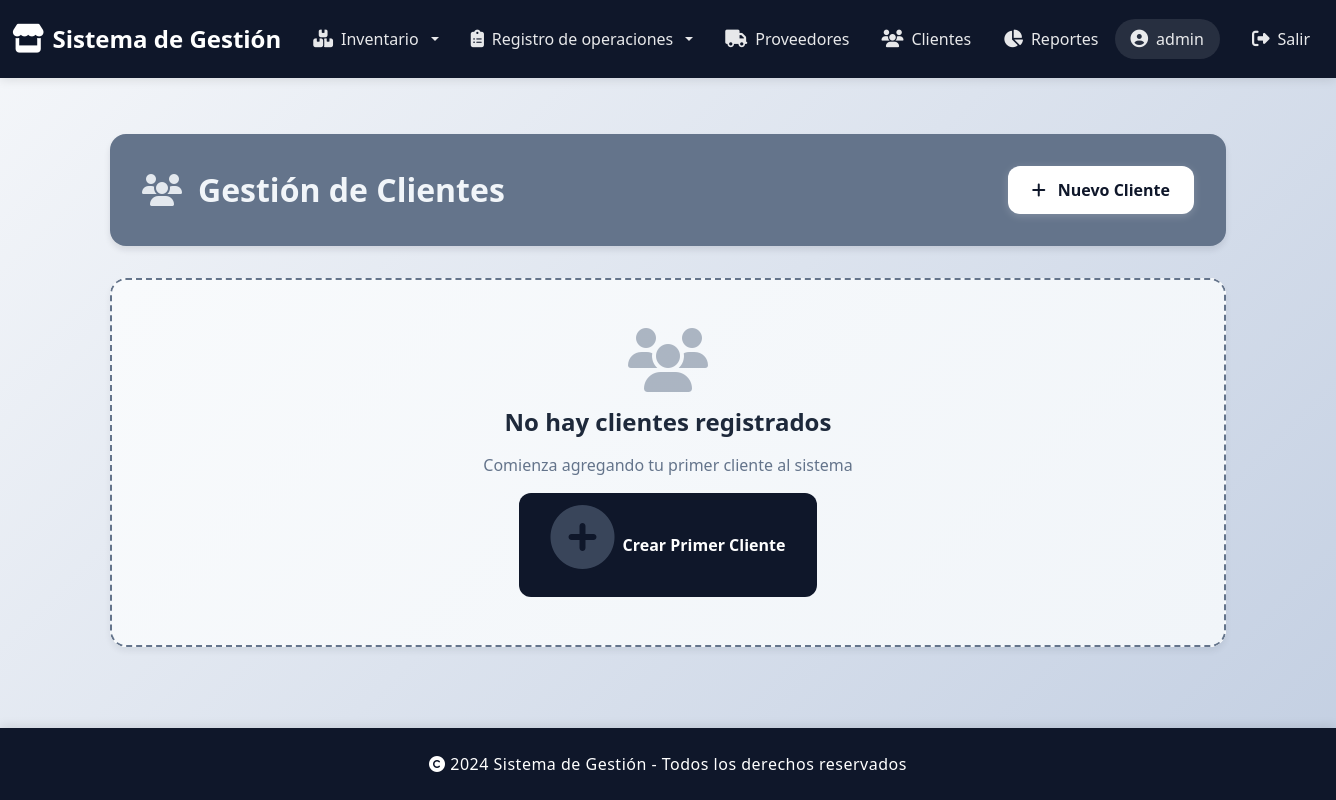
The app's page /clientes/clientes/ (signed in), older data.
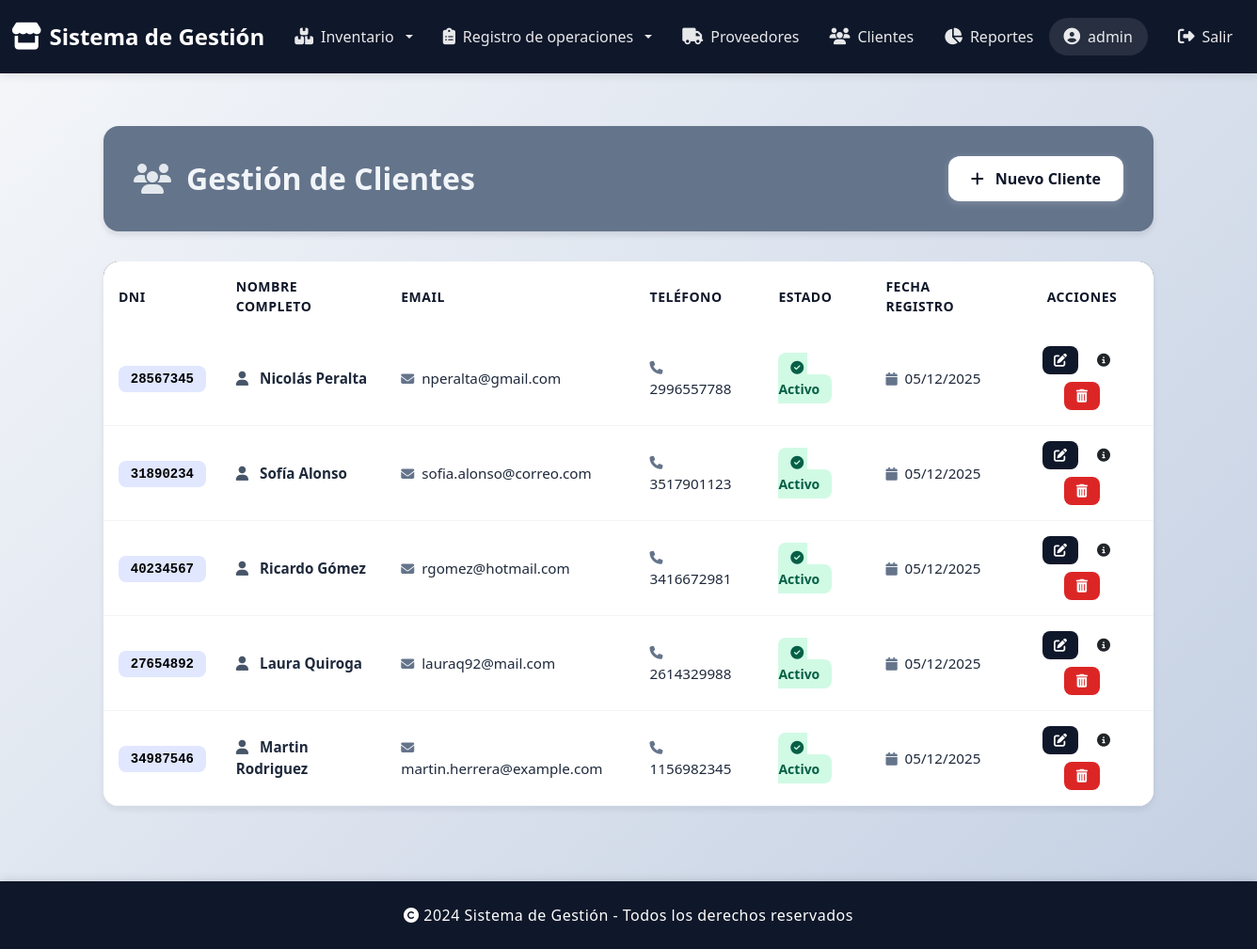
The same page, newer data.
### gestionClientes/models.py (models this page shows, shortened)
class Cliente(models.Model):
    idCliente = models.AutoField(primary_key=True)
    nombre = models.CharField(max_length=100)
    apellido = models.CharField(max_length=100)
    dni = models.CharField(max_length=20, unique=True)
    email = models.EmailField(blank=True)
    telefono = models.CharField(max_length=20, blank=True)
    direccion = models.CharField(max_length=200, blank=True)
    fecha_registro = models.DateTimeField(auto_now_add=True)
    activo = models.BooleanField(default=True)
    class Meta:
        verbose_name = 'Cliente'
        verbose_name_plural = 'Clientes'
    def nombre_completo(self):
        return f"{self.nombre} {self.apellido}"

### gestionClientes/views.py (the view)
# urls.py: path("clientes/", views.clientes_list, name="clientes_list"),
@login_required
def clientes_list(request):
    clientes = Cliente.objects.all().order_by('-fecha_registro')
    return render(request, "list.html", {"clientes": clientes})

### gestionClientes/templates/list.html (shortened to what this page needs)
{% extends 'base.html' %}
{% load static %}
{% block content %}
<div class="container mt-4 mb-5">
    <div class="page-header bg-slate-neutral">
        <div class="d-flex justify-content-between align-items-center flex-wrap gap-3">
            <h2 class="text-slate-light">
                <i class="fas fa-users"></i>
                <span>Gestión de Clientes</span>
            </h2>
            <a href="{% url 'cliente_crear' %}" class="btn btn-create">
                <i class="fas fa-plus"></i> Nuevo Cliente
            </a>
        </div>
    </div>
    <div class="products-card card">
        <div class="card-body p-0">
            {% if clientes %}
            <div class="table-responsive">
                <table class="table border-light table-hover mb-0">
                    <thead class="bg-slate-primary">
                        <tr>
                            <th class="text-slate-primary">DNI</th>
                            <th class="text-slate-primary">Nombre Completo</th>
                            <th class="text-slate-primary">Email</th>
                            <th class="text-slate-primary">Teléfono</th>
                            <th class="text-slate-primary">Estado</th>
                            <th class="text-slate-primary">Fecha Registro</th>
                            <th class="text-center text-slate-primary">Acciones</th>
                        </tr>
                    </thead>
                    <tbody>
                        {% for cliente in clientes %}
                        <tr>
                            <td>
                                <span class="badge-code">{{ cliente.dni }}</span>
                            </td>
                            <td>
                                <i class="fas fa-user me-2" style="color: var(--slate-accent);"></i>
                                <strong>{{ cliente.nombre_completo }}</strong>
                            </td>
                            <td>
                                {% if cliente.email %}
                                    <i class="fas fa-envelope me-1" style="color: var(--slate-neutral); font-size: 0.875rem;"></i>
                                    {{ cliente.email }}
                                {% else %}
                                    <span class="text-muted">—</span>
                                {% endif %}
                            </td>
                            <td>
                                {% if cliente.telefono %}
                                    <i class="fas fa-phone me-1" style="color: var(--slate-neutral); font-size: 0.875rem;"></i>
                                    {{ cliente.telefono }}
                                {% else %}
                                    <span class="text-muted">—</span>
                                {% endif %}
                            </td>
                            <td>
                                {% if cliente.activo %}
                                    <span class="badge-stock high">
                                        <i class="fas fa-check-circle me-1"></i>Activo
                                    </span>
                                {% else %}
                                    <span class="badge-stock low">
                                        <i class="fas fa-times-circle me-1"></i>Inactivo
                                    </span>
                                {% endif %}
                            </td>
                            <td>
                                <i class="fas fa-calendar me-1" style="color: var(--slate-neutral); font-size: 0.875rem;"></i>
                                {{ cliente.fecha_registro|date:"d/m/Y" }}
                            </td>
                            <td>
                                <div class="action-buttons">
                                    <a href="{% url 'cliente_editar' cliente.idCliente %}"
                                       class="btn btn-action btn-edit"
                                       title="Editar">
                                        <i class="fas fa-edit"></i>
                                    </a>
                                    <a href="{% url 'cliente_detalle' cliente.idCliente %}"
                                       class="btn btn-action btn-view"
                                       title="Editar">
                                        <i class="fas fa-info-circle"></i>
                                    </a>
                                    <a href="{% url 'cliente_confirmar_eliminar' cliente.idCliente %}"
                                       class="btn btn-action btn-delete"
                                       title="Eliminar">
                                        <i class="fas fa-trash-alt"></i>
                                    </a>
                                </div>
                            </td>
                        </tr>
                        {% endfor %}
                    </tbody>
                </table>
            </div>
            {% else %}
            <div class="empty-state">
                <i class="fas fa-users"></i>
                <h4>No hay clientes registrados</h4>
                <p class="mb-0">Comienza agregando tu primer cliente al sistema</p>
                <div class="mt-3">
                    <a href="{% url 'cliente_crear' %}" class="btn btn-empty-state">
                        <i class="fas fa-plus-circle"></i> Crear Primer Cliente
                    </a>
                </div>
            </div>
            {% endif %}
        </div>
    </div>
</div>
{% endblock %}

### templates/base.html (shortened to what this page needs)
<!DOCTYPE html>
<html lang="es">
<head>
    <link href="https://cdn.jsdelivr.net/npm/bootstrap@5.3.0/dist/css/bootstrap.min.css" rel="stylesheet">
    <link rel="stylesheet" href="https://cdnjs.cloudflare.com/ajax/libs/font-awesome/6.4.0/css/all.min.css">
</head>
<body>
    <nav class="navbar navbar-expand-lg navbar-dark">
        <div class="container-fluid">
            <a class="navbar-brand" href="/">
                <i class="fas fa-store"></i>
                <span>Sistema de Gestión</span>
            </a>
            <div class="collapse navbar-collapse" id="navbarNav">
                <ul class="navbar-nav me-auto">
                    <li class="nav-item dropdown">
                        <a class="nav-link dropdown-toggle" href="#" role="button" data-bs-toggle="dropdown" aria-expanded="false">
                            <i class="fas fa-boxes"></i> Inventario
                        </a>
                    </li>
                    <li class="nav-item dropdown">
                        <a class="nav-link dropdown-toggle" href="#" role="button" data-bs-toggle="dropdown" aria-expanded="false">
                            <i class="fa-solid fa-clipboard-list"></i> Registro de operaciones
                        </a>
                    </li>
                    <li class="nav-item">
                        <a class="nav-link" href="{% url 'proveedores_list' %}">
                            <i class="fas fa-truck"></i> Proveedores
                        </a>
                    </li>
                    <li class="nav-item">
                        <a class="nav-link" href="{% url 'clientes_list' %}">
                            <i class="fas fa-users"></i> Clientes
                        </a>
                    </li>
                    <li class="nav-item">
                        <a class="nav-link" href="{% url 'gestionInformes:dashboard' %}">
                            <i class="fa-solid fa-chart-pie"></i> Reportes
                        </a>
                    </li>
                </ul>
                <ul class="navbar-nav">
                    {% if user.is_authenticated %}
                        <li class="nav-item me-3">
                            <span class="nav-link">
                                <i class="fas fa-user-circle"></i> {{ user.username }}
                            </span>
                        </li>
                        <li class="nav-item">
                            <a class="nav-link" href="{% url 'logout' %}">
                                <i class="fas fa-sign-out-alt"></i> Salir
                            </a>
                        </li>
                    {% endif %}
                </ul>
            </div>
        </div>
    </nav>
    <main>
        {% block content %}{% endblock %}
    </main>
    <footer class="text-white text-center">
        <div class="container">
            <p class="mb-0">
                <i class="fas fa-copyright"></i> 2024 Sistema de Gestión - Todos los derechos reservados
            </p>
        </div>
    </footer>
</body>
</html>

### templates/base.html (style rules this page uses)
:root { --slate-primary: #0f172a; --slate-secondary: #1e293b; --slate-tertiary: #334155; --slate-accent: #475569; --slate-light: #f1f5f9; --slate-success: #10b981; --slate-neutral: #64748b; }
.text-slate-primary { color: var(--slate-primary) !important; }
.text-slate-light { color: var(--slate-light) !important; }
.bg-slate-primary { background-color: var(--slate-primary) !important; }
.bg-slate-neutral { background-color: var(--slate-neutral) !important; }
* { margin: 0; padding: 0; }
body { background: linear-gradient(135deg, #f5f7fa 0%, #c3cfe2 100%); display: flex; flex-direction: column; min-height: 100vh; font-family: 'Segoe UI', Tahoma, Geneva, Verdana, sans-serif; }
.navbar { background: #0f172a !important; box-shadow: 0 2px 10px rgba(0, 0, 0, 0.1); padding: 1rem 0; }
.navbar-brand { font-weight: 700; font-size: 1.5rem; color: #fff !important; transition: all 0.3s ease; display: flex; align-items: center; gap: 0.5rem; }
.navbar-brand i { font-size: 1.8rem; }
.nav-link { color: rgba(255, 255, 255, 0.9) !important; font-weight: 500; padding: 0.5rem 1rem !important; border-radius: 8px; transition: all 0.3s ease; display: flex; align-items: center; gap: 0.5rem; }
.nav-link i { font-size: 1.1rem; }
main { flex: 1; padding: 2rem 0; }
.card { border: none; border-radius: 15px; box-shadow: var(--card-shadow); transition: all 0.3s ease; overflow: hidden; }
footer { background: #0f172a; box-shadow: 0 -2px 10px rgba(0, 0, 0, 0.1); padding: 1.5rem 0; }
footer p { margin: 0; font-weight: 500; letter-spacing: 0.5px; }
.nav-item span.nav-link { background-color: rgba(255, 255, 255, 0.1); border-radius: 20px; padding: 0.5rem 1rem !important; }
html { scroll-behavior: smooth; }
main { animation: fadeIn 0.5s ease-in; }

### gestionClientes/templates/list.html (style rules this page uses)
.page-header { border-radius: 1rem; padding: 2rem; margin-bottom: 2rem; box-shadow: 0 4px 6px rgba(15, 23, 42, 0.1); }
.page-header h2 { margin: 0; font-weight: 700; display: flex; align-items: center; gap: 1rem; }
.page-header h2 i { font-size: 2rem; opacity: 0.9; }
.btn-create { background: white; color: var(--slate-primary); font-weight: 600; padding: 0.75rem 1.5rem; border-radius: 0.75rem; border: none; box-shadow: 0 2px 8px rgba(255, 255, 255, 0.2); transition: all 0.3s ease; }
.btn-create i { margin-right: 0.5rem; }
.products-card { border: none; border-radius: 1rem; box-shadow: 0 4px 6px rgba(15, 23, 42, 0.07); overflow: hidden; }
.table { margin: 0; }
.table thead th { color: white; font-weight: 600; text-transform: uppercase; font-size: 0.875rem; letter-spacing: 0.5px; padding: 1rem; border: none; vertical-align: middle; }
.table tbody tr { transition: all 0.2s ease; border-bottom: 1px solid var(--slate-light); }
.table tbody td { padding: 1rem; vertical-align: middle; color: var(--slate-secondary); font-weight: 500; font-size: 0.95rem; }
.badge-code { background-color: #e0e7ff; color: black; padding: 0.4rem 0.8rem; border-radius: 0.5rem; font-weight: 600; font-size: 0.875rem; font-family: 'Courier New', monospace; }
.badge-stock { padding: 0.4rem 0.8rem; border-radius: 0.5rem; font-weight: 600; font-size: 0.875rem; }
.badge-stock.high { background-color: #d1fae5; color: #065f46; }
.action-buttons { display: flex; gap: 0.5rem; justify-content: center; flex-wrap: wrap; }
.btn-action { padding: 0.5rem 0.75rem; border-radius: 0.5rem; border: none; transition: all 0.2s ease; font-size: 0.875rem; display: inline-flex; align-items: center; justify-content: center; min-width: 38px; }
.btn-edit { background-color: var(--slate-primary); color: white; }
.btn-delete { background-color: #dc2626; color: white; }
.products-card { animation: fadeIn 0.5s ease; }

Row changes from the older to the newer data that the page shows:
added Cliente: dni "28567345", nombre_completo "Nicolás Peralta", email "nperalta@gmail.com", telefono "2996557788", activo True (drawn), fecha_registro "05/12/2025"
added Cliente: dni "31890234", nombre_completo "Sofía Alonso", email "sofia.alonso@correo.com", telefono "3517901123", activo True (drawn), fecha_registro "05/12/2025"
added Cliente: dni "40234567", nombre_completo "Ricardo Gómez", email "rgomez@hotmail.com", telefono "3416672981", activo True (drawn), fecha_registro "05/12/2025"
added Cliente: dni "27654892", nombre_completo "Laura Quiroga", email "lauraq92@mail.com", telefono "2614329988", activo True (drawn), fecha_registro "05/12/2025"
added Cliente: dni "34987546", nombre_completo "Martin Rodriguez", email "martin.herrera@example.com", telefono "1156982345", activo True (drawn), fecha_registro "05/12/2025"
Text that changed along with them:
text no longer shown: "No hay clientes registrados Comienza agregando tu primer cliente al sistema Crear Primer Cliente"
text now shown: "DNI NOMBRE COMPLETO EMAIL TELÉFONO ESTADO FECHA REGISTRO ACCIONES"
